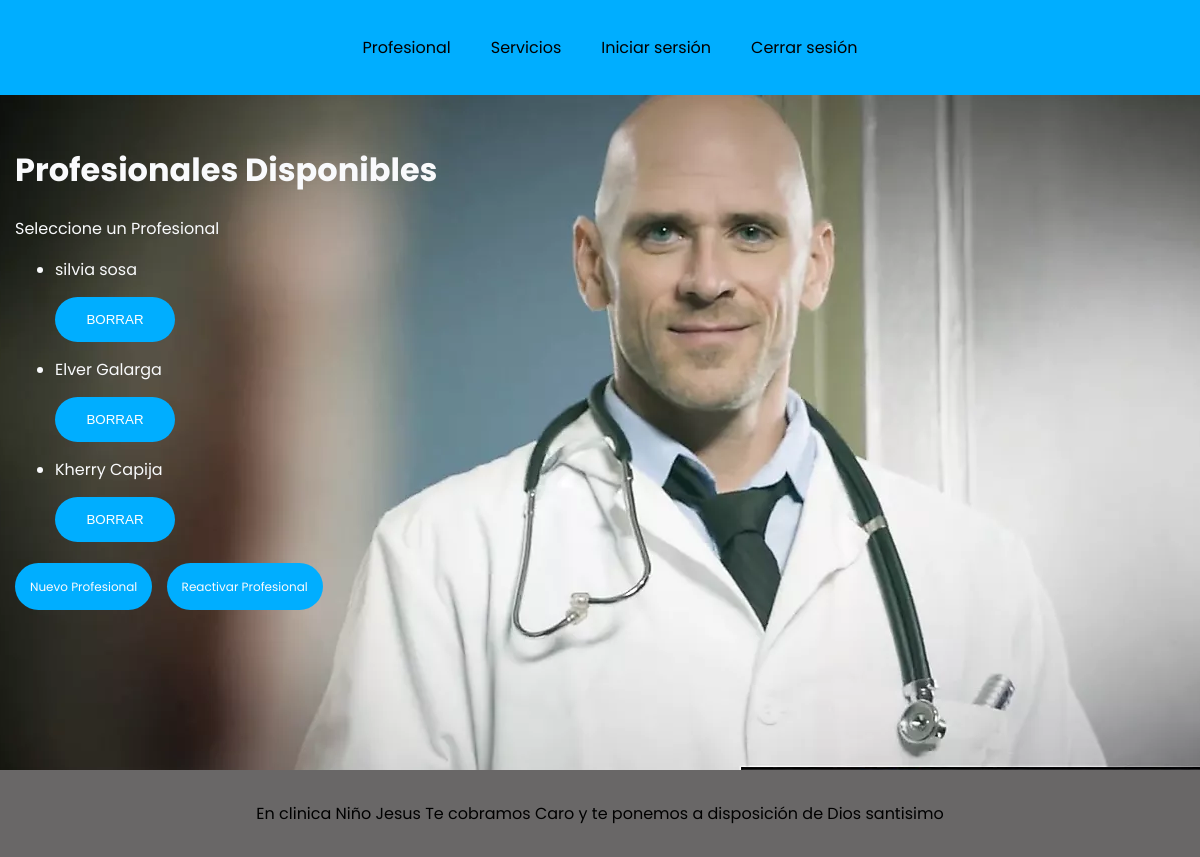
/profesional/lista/, run on the app's committed database.
### apps/profesional/models.py (models this page shows, shortened)
class Profesional(models.Model):
    nombre = models.CharField(max_length=255)
    apellido = models.CharField(max_length=255)
    email = models.EmailField(blank=False, null=False)
    is_deleted = models.BooleanField(default=False)

### apps/profesional/views.py (the view)
# urls.py: path('lista/', ProfesionalesListView.as_view(), name = 'lista_profesionales'),
class ProfesionalesListView(ListView):
    template_name = 'lista_profesionales.html'
    context_object_name = 'profesionales'
    queryset = Profesional.objects.all()

### apps/profesional/templates/lista_profesionales.html (shortened to what this page needs)
{% extends 'base.html' %}
{% block content %}
{% if profesionales %}
  <h1>Profesionales Disponibles</h1>
  <p>Seleccione un Profesional</p>
  <ul>
    {% for profesional in profesionales %}
      {% if not profesional.is_deleted %}
        <li><a href="{% url 'profesionalservicio:lista_servicios_profesionales' profesional.id %}">{{ profesional.nombre }} {{ profesional.apellido }}</a></li>
        <form method="post" action="{% url 'profesional:borrar_profesional' profesional.id%}">
            <button class="borrar" type="sumbit">borrar</button>
        </form>
      {% else %}
        <p>No hay profesionales</p>
      {% endif %}
    {% endfor %}
  </ul>
{% else %}
  <p>No hay profesionales</p>
{% endif %}
<a class="profesional-boton" href="{% url 'profesional:crear_profesional' %}"> Nuevo Profesional</a>
<a class="profesional-boton" href="{% url 'profesional:profesionales_borrados' %}">Reactivar Profesional</a>
{% endblock %}

### apps/static/css/style_base.css (style rules this page uses)
html { font-family: 'Alfa Slab One', cursive; font-family: 'Poppins', sans-serif; background-color: #F9Fafc; height: 100%; }
body { display: flex; flex-direction: column; justify-content: space-between; align-items: center; min-height: 100%; margin: 0; }
a { text-decoration: none; color: inherit; }
.borrar { margin-top: 15px; margin-bottom: 15px; padding: 15px; width: 120px; color: white; background-color: rgb(0, 174, 255); border: none; text-transform: uppercase; cursor: pointer; border-radius: 40px; }
.profesional-boton { margin-right: 10px; padding: 15px; background-color: rgb(0, 174, 255); border-radius: 30px; font-size: 12px; }

### data on the page
Profesional: nombre "silvia", apellido "sosa"
Profesional: nombre "Elver", apellido "Galarga"
Profesional: nombre "Kherry", apellido "Capija"
